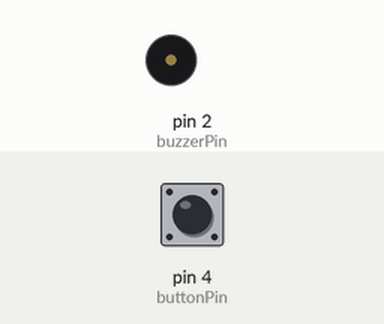
This sketch was run on a simulated Arduino Uno, built with avr-gcc and run on an emulated ATmega328P. On the bench: buzzer (waves = sounding). The inputs (shaded band) are chosen by the test bench; at power-on: pin 4 (buttonPin) HIGH.

Above: at 1.2 s.
1.3 s: pin 4 (buttonPin) pulled LOW for 0.15 s
At 2.72 s:
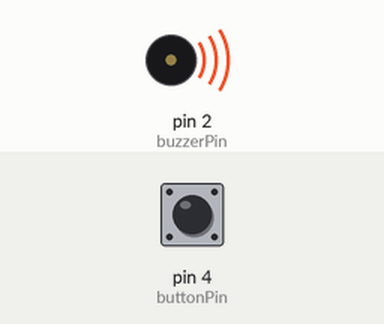
4.3 s: pin 4 (buttonPin) pulled LOW for 3.2 s
Timing chart, 0 to 12.1 s (numbered marks = the images above; inputs shaded):
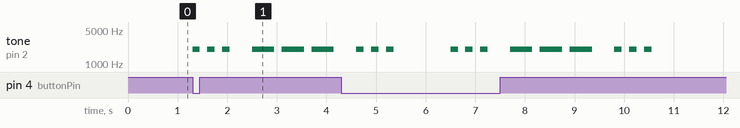

Measured:
- after the input at 1.3 s, tone on pin 2 (buzzerPin): plays 2000 Hz for 0.15 s, 2000 Hz for 0.15 s, 2000 Hz for 0.15 s, 2000 Hz for 0.45 s, 2000 Hz for 0.45 s, 2000 Hz for 0.45 s, starting at once

The sketch:

code.ino
```cpp
// IDT Project: SOS Emergency Alarm
const int buzzerPin = 2; // Buzzer connected to D2
const int buttonPin = 4; // Button connected to D4

void setup() {
  pinMode(buzzerPin, OUTPUT);
  pinMode(buttonPin, INPUT_PULLUP);
}

void loop() {
  // Check if button is pressed
  if (digitalRead(buttonPin) == LOW) {

    // --- 3 Short Beeps (S) ---
    for(int i=0; i<3; i++) {
      tone(buzzerPin, 2000);
      delay(150);
      noTone(buzzerPin);
      delay(150);
    }

    delay(300); // Gap between letters

    // --- 3 Long Beeps (O) ---
    for(int i=0; i<3; i++) {
      tone(buzzerPin, 2000);
      delay(450);
      noTone(buzzerPin);
      delay(150);
    }

    delay(300); // Gap between letters

    // --- 3 Short Beeps (S) ---
    for(int i=0; i<3; i++) {
      tone(buzzerPin, 2000);
      delay(150);
      noTone(buzzerPin);
      delay(150);
    }

    delay(1000); // Wait before repeating

  } else {
    noTone(buzzerPin); // Keep quiet when not pressed
  }
}
```
